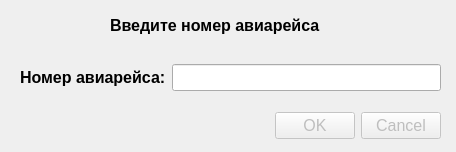
<?xml version="1.0" encoding="UTF-8"?>
<ui version="4.0">
 <class>NumFlightDialog</class>
 <widget class="QDialog" name="NumFlightDialog">
  <property name="geometry">
   <rect>
    <x>0</x>
    <y>0</y>
    <width>456</width>
    <height>152</height>
   </rect>
  </property>
  <property name="font">
   <font>
    <pointsize>17</pointsize>
   </font>
  </property>
  <property name="windowTitle">
   <string>Номер авиарейса</string>
  </property>
  <widget class="QLabel" name="title_label">
   <property name="geometry">
    <rect>
     <x>110</x>
     <y>10</y>
     <width>271</width>
     <height>31</height>
    </rect>
   </property>
   <property name="font">
    <font>
     <pointsize>12</pointsize>
     <bold>true</bold>
    </font>
   </property>
   <property name="text">
    <string>Введите номер авиарейса</string>
   </property>
  </widget>
  <widget class="QWidget" name="layoutWidget">
   <property name="geometry">
    <rect>
     <x>20</x>
     <y>60</y>
     <width>421</width>
     <height>35</height>
    </rect>
   </property>
   <layout class="QHBoxLayout" name="horizontalLayout_2">
    <item>
     <widget class="QLabel" name="num_flight_label">
      <property name="font">
       <font>
        <pointsize>12</pointsize>
        <bold>true</bold>
       </font>
      </property>
      <property name="text">
       <string>Номер авиарейса:</string>
      </property>
     </widget>
    </item>
    <item>
     <widget class="QLineEdit" name="num_flight_edit">
      <property name="font">
       <font>
        <pointsize>12</pointsize>
       </font>
      </property>
     </widget>
    </item>
   </layout>
  </widget>
  <widget class="QDialogButtonBox" name="buttonBox">
   <property name="enabled">
    <bool>false</bool>
   </property>
   <property name="geometry">
    <rect>
     <x>100</x>
     <y>110</y>
     <width>341</width>
     <height>32</height>
    </rect>
   </property>
   <property name="font">
    <font>
     <pointsize>12</pointsize>
    </font>
   </property>
   <property name="orientation">
    <enum>Qt::Orientation::Horizontal</enum>
   </property>
   <property name="standardButtons">
    <set>QDialogButtonBox::StandardButton::Cancel|QDialogButtonBox::StandardButton::Ok</set>
   </property>
  </widget>
 </widget>
 <resources/>
 <connections/>
</ui>
